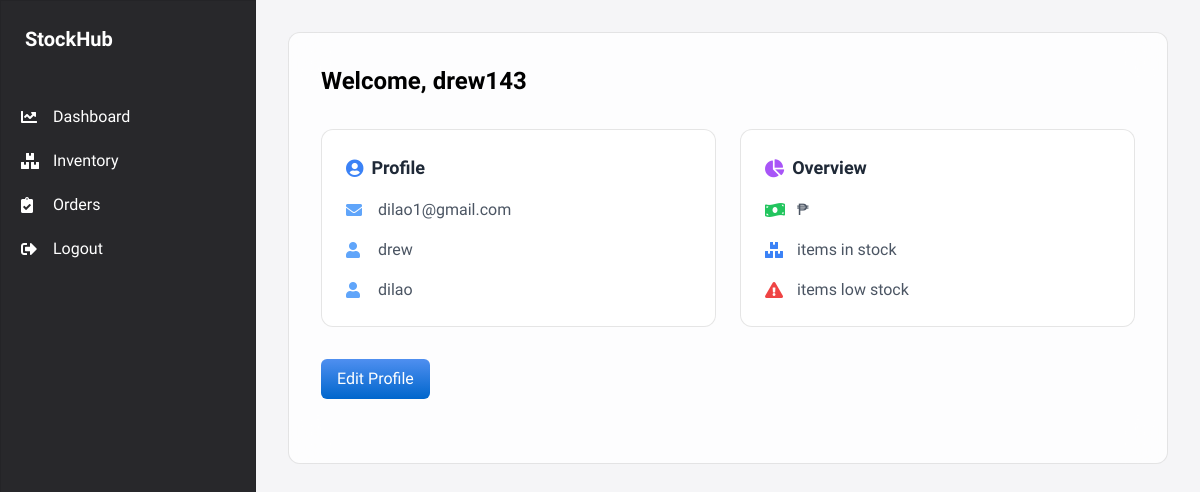
The app's page /accounts/dashboard/ (signed in) with its own data.
### accounts/models.py (models this page shows, shortened)
class Admin(AbstractUser):
    email = models.EmailField(unique=True)
    first_name = models.CharField(max_length=150, null=False)
    last_name = models.CharField(max_length=150, null=False)
    USERNAME_FIELD = 'username'
    REQUIRED_FIELDS = ['email', 'first_name', 'last_name']
    objects = AdminManager()
    class Meta:
        verbose_name = 'admin'
        verbose_name_plural = 'admins'

### accounts/views.py (the view)
# urls.py: path('dashboard/', views.dashboard, name='dashboard'),
@login_required
def dashboard(request):
    return render(request, 'inventory/dashboard.html')

### inventory/templates/inventory/dashboard.html (shortened to what this page needs)
<!DOCTYPE html>
<html lang="en">
<head>
    {% load static %}
    {% load humanize %}
    <script src="https://cdn.tailwindcss.com"></script>
    <link href="https://cdnjs.cloudflare.com/ajax/libs/font-awesome/5.15.1/css/all.min.css" rel="stylesheet">
</head>
<body class="bg-[#f5f5f7] h-screen flex">
    <aside class="w-64 macos-window bg-[#28282b] text-white flex flex-col h-full" x-data="{ open: true }">
        <div class="flex items-center p-6">
            <h2 class="text-xl font-semibold">StockHub</h2>
        </div>
        <nav class="mt-4 flex-grow" :class="{'hidden': !open, 'block': open}">
            <a class="sidebar-item flex items-center" href="{% url 'dashboard' %}">
                <i class="fas fa-chart-line w-5"></i>
                <span class="ml-3">Dashboard</span>
            </a>
            <a class="sidebar-item flex items-center" href="{% url 'inventory_items' %}">
                <i class="fas fa-boxes w-5"></i>
                <span class="ml-3">Inventory</span>
            </a>
            <a class="sidebar-item flex items-center" href="{% url 'order_management' %}">
                <i class="fas fa-clipboard-check w-5"></i>
                <span class="ml-3">Orders</span>
            </a>
            <a class="sidebar-item flex items-center mt-auto" href="{% url 'logout' %}">
                <i class="fas fa-sign-out-alt w-5"></i>
                <span class="ml-3">Logout</span>
            </a>
        </nav>
    </aside>
    <main class="flex-1 p-8 overflow-auto">
        {% block content %}
        <div class="macos-window rounded-xl p-8">
            <h1 class="text-2xl font-semibold mb-8">Welcome, {{ user.username }}</h1>
            <div class="grid grid-cols-1 md:grid-cols-2 gap-6 mb-8">
                <div class="macos-window rounded-xl p-6 bg-white bg-opacity-50">
                    <h2 class="text-lg font-semibold mb-4 flex items-center text-gray-800">
                        <i class="fas fa-user-circle text-blue-500 mr-2"></i> Profile
                    </h2>
                    <div class="space-y-4">
                        <div class="flex items-center text-gray-600">
                            <i class="fas fa-envelope text-blue-400 w-5"></i>
                            <span class="ml-3">{{ user.email|default:"Add email" }}</span>
                        </div>
                        <div class="flex items-center text-gray-600">
                            <i class="fas fa-user text-blue-400 w-5"></i>
                            <span class="ml-3">{{ user.first_name|default:"Add first name" }}</span>
                        </div>
                        <div class="flex items-center text-gray-600">
                            <i class="fas fa-user text-blue-400 w-5"></i>
                            <span class="ml-3">{{ user.last_name|default:"Add last name" }}</span>
                        </div>
                    </div>
                </div>
                <div class="macos-window rounded-xl p-6 bg-white bg-opacity-50">
                    <h2 class="text-lg font-semibold mb-4 flex items-center text-gray-800">
                        <i class="fas fa-chart-pie text-purple-500 mr-2"></i> Overview
                    </h2>
                    <div class="space-y-4">
                        <div class="flex items-center text-gray-600">
                            <i class="fas fa-money-bill-wave text-green-500 w-5"></i>
                            <span class="ml-3">₱{{ total_inventory_value|intcomma }}</span>
                        </div>
                        <div class="flex items-center text-gray-600">
                            <i class="fas fa-boxes text-blue-500 w-5"></i>
                            <span class="ml-3">{{ total_items_in_stock }} items in stock</span>
                        </div>
                        <div class="flex items-center text-gray-600">
                            <i class="fas fa-exclamation-triangle text-red-500 w-5"></i>
                            <span class="ml-3">{{ low_stock_count }} items low stock</span>
                        </div>
                    </div>
                </div>
            </div>
            <div class="flex gap-4 mb-8">
                {% if not user.email or not user.first_name or not user.last_name %}
                    <button onclick="toggleAddForm()" class="macos-button">
                        Add Profile Info
                    </button>
                {% else %}
                    <button onclick="toggleEditForm()" class="macos-button">
                        Edit Profile
                    </button>
                {% endif %}
            </div>
        </div>
        {% endblock %}
    </main>
</body>
</html>

### inventory/templates/inventory/dashboard.html (style rules this page uses)
body { font-family: 'SF Pro Display', -apple-system, BlinkMacSystemFont, sans-serif; }
.macos-window { background: rgba(255, 255, 255, 0.8); backdrop-filter: blur(20px); border: 1px solid rgba(0, 0, 0, 0.1); }
.sidebar-item { margin: 4px 8px; padding: 8px 12px; border-radius: 6px; transition: all 0.2s; }
.macos-button { background: linear-gradient(to bottom, #4f8ff0, #0066cc); border-radius: 6px; padding: 8px 16px; color: white; font-weight: 500; transition: all 0.2s; }

### records on screen
Admin: username "drew143", email "dilao1@gmail.com", first_name "drew", last_name "dilao"
